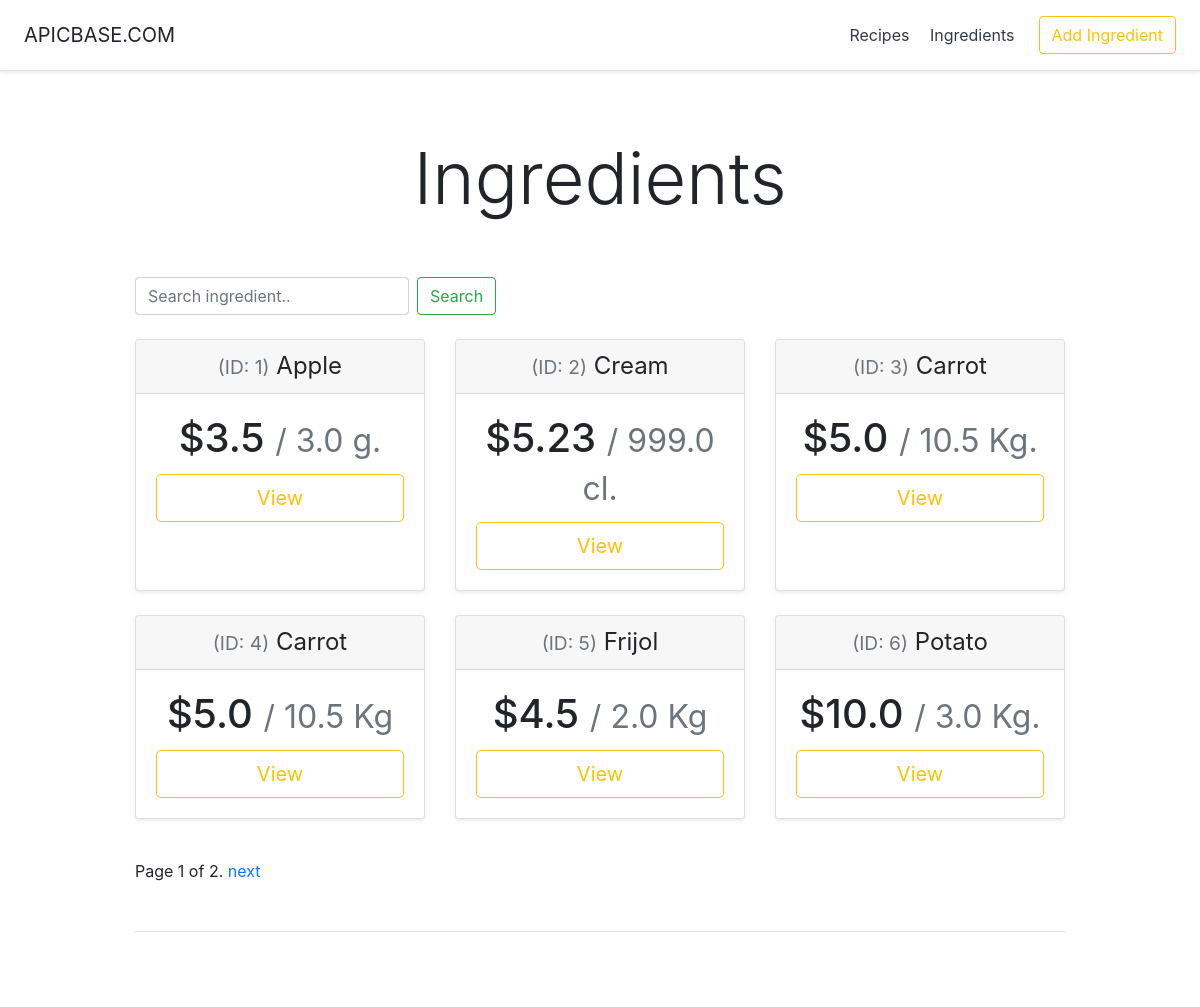
Page /recipeManager/ingredients/ on the earlier database version.
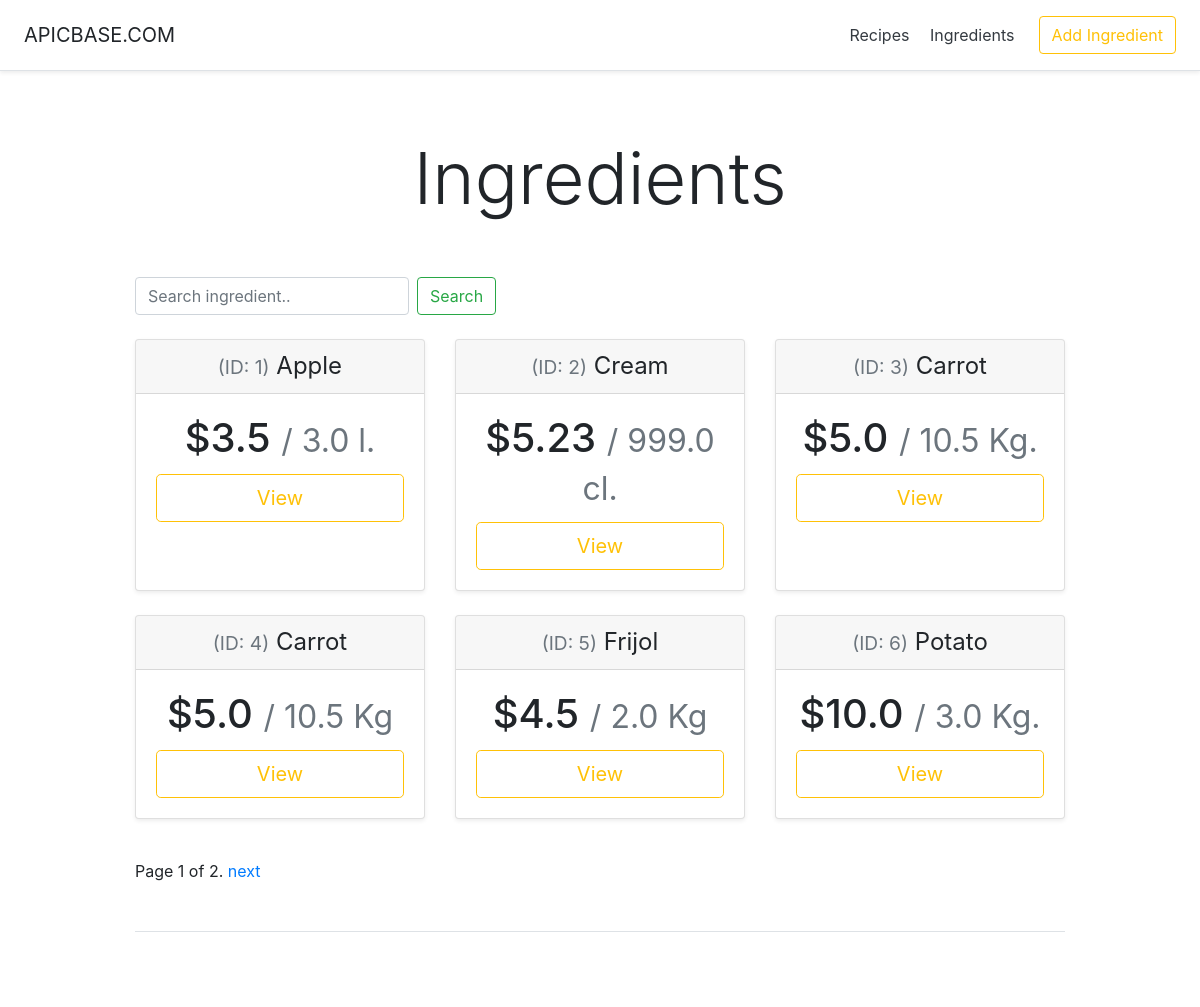
Same page on the later database version.
### recipeManager/models.py (models this page shows, shortened)
class Ingredient(models.Model):
    id = models.AutoField(primary_key=True)
    name = models.CharField(max_length=200)
    cost = models.FloatField()
    amount = models.FloatField()
    GRAMS='g.'
    KILOGRAMS='Kg.'
    CENTILITERS='cl.'
    LITERS='l.'
    UNIT_CHOICES = (
        (GRAMS, 'Gram'),
        (KILOGRAMS, 'Kilogram'),
        (CENTILITERS, 'Centiliter'),
        (LITERS, 'Liter')
    )
    unit = models.CharField(
        max_length=2,
        choices=UNIT_CHOICES,
        default=GRAMS,
    )

### recipeManager/views.py (the view)
# urls.py: path('ingredients/', views.IngredientsView.as_view(), name='ingredients'),
class IngredientsView(generic.ListView):
    template_name = 'recipeManager/ingredients.html'
    context_object_name = 'ingredients_list'
    paginate_by = 6
    def get_queryset(self):
        ingredients = Ingredient.objects.all()
        if 'search' in self.request.GET:
            return doSearch(self.request.GET['search'], ingredients)
        else:
            return ingredients

### recipeManager/templates/recipeManager/ingredients.html (shortened to what this page needs)
<!DOCTYPE html>
<html lang="en">
   <head>
      {% load static %}
      <link href="{%static 'recipeManager/bootstrap.min.css'%}" rel="stylesheet">
      {% load static %}
      <link href="{% static 'recipeManager/pricing.css' %}" rel="stylesheet">
   </head>
   <body>
      <div class="d-flex flex-column flex-md-row align-items-center p-3 px-md-4 mb-3 bg-white border-bottom shadow-sm">
         <h5 class="my-0 mr-md-auto font-weight-normal">APICBASE.COM</h5>
         <nav class="my-2 my-md-0 mr-md-3">
            <a class="p-2 text-dark" href="{% url 'recipeManager:index' %}">Recipes</a>
            <a class="p-2 text-dark" href="{% url 'recipeManager:ingredients' %}">Ingredients</a>
         </nav>
         <a class="btn btn-outline-warning" href="{% url 'recipeManager:addIngredient'%}">Add Ingredient</a>
      </div>
      <div class="pricing-header px-3 py-3 pt-md-5 pb-md-4 mx-auto text-center">
         <h1 class="display-3">Ingredients</h1>
      </div>
      <div class="container">
         <form class="form-inline my-lg-4" method="get">
            <input name="search" class="form-control mr-sm-2" type="search" placeholder="Search ingredient.." aria-label="Search">
            <button class="btn btn-outline-success my-2 my-sm-0" type="submit">Search</button>
         </form>
         <div class="card-deck mb-3 text-center">
            {% if ingredients_list %}
            {% for ingredient in ingredients_list %}
            <div class="card mb-4 shadow-sm">
               <div class="card-header">
                  <h4 class="my-0 font-weight-normal"><small class="text-muted">(ID: {{ ingredient.id }})</small> {{ ingredient.name }}</h4>
               </div>
               <div class="card-body">
                  <h1 class="card-title pricing-card-title">${{ ingredient.cost }} <small class="text-muted">/ {{ ingredient.amount }} {{ ingredient.unit }}</small></h1>
                  <a class="alert-link" style="text-decoration:none;" href="{% url 'recipeManager:ingredientDetail' ingredient.id %}">
                  <button type="button" class="btn btn-lg btn-block btn-outline-warning">View</button>
                  </a>
               </div>
            </div>
            {% endfor %}
            {% else %}
            <p><strong>No ingredients available.</strong></p>
            {% endif %}
         </div>
         {% if is_paginated %}
         <div class="pagination">
            <span class="page-links">
            <span class="page-current">
            Page {{ page_obj.number }} of {{ page_obj.paginator.num_pages }}.
            </span>
            {% if page_obj.has_next %}
            <a href="?page={{ page_obj.next_page_number }}">next</a>
            {% endif %}
            </span>
         </div>
         {% endif %}
         <footer class="pt-4 my-md-5 pt-md-5 border-top"></footer>
      </div>
   </body>
</html>

Differences in the rows shown:
changed Ingredient "Apple": unit "g." → "l."
